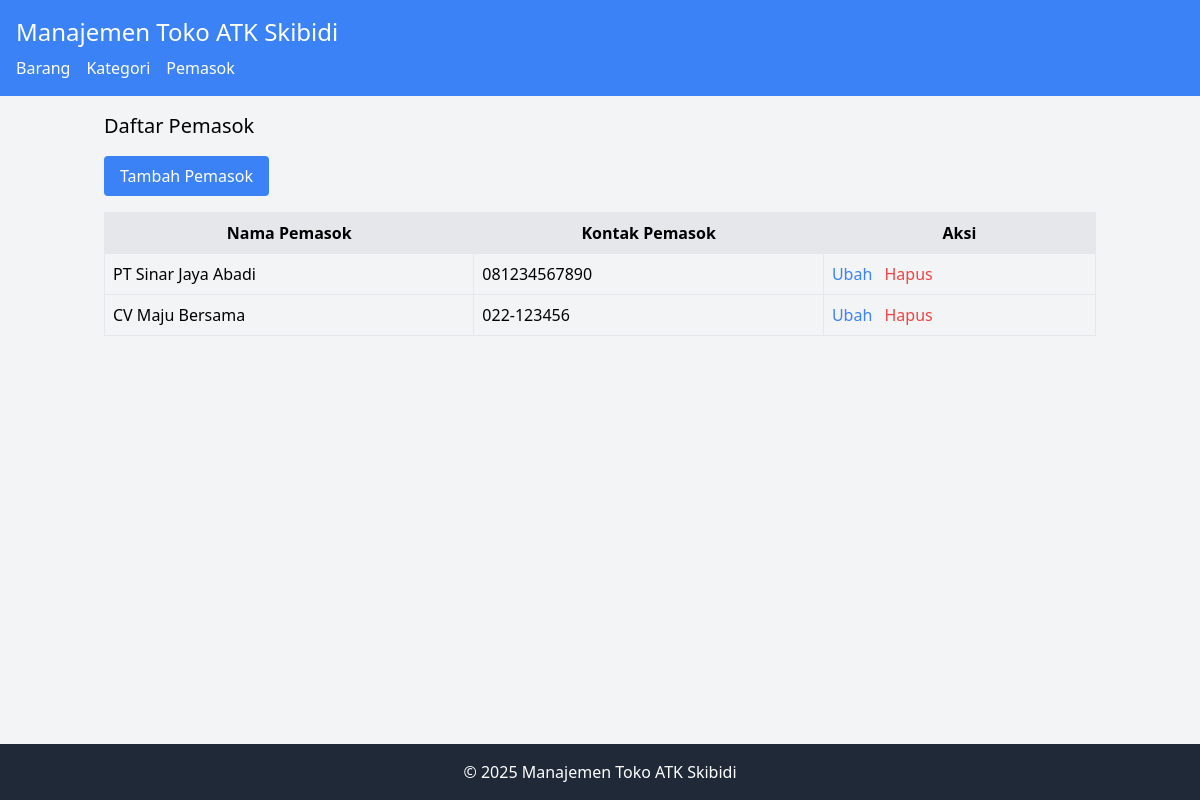
Screenshot of /index.php?entity=pemasok with the database file from the repository.
### tables this page shows
CREATE TABLE `pemasok` (
  `id` int(11) NOT NULL,
  `nama_pemasok` varchar(100) NOT NULL,
  `kontak_pemasok` varchar(50) DEFAULT NULL
);

### model/Pemasok.php (called while the page is built, shortened)
<?php
require_once 'config/Database.php';
class Pemasok {
    private $conn;
    private $table = 'pemasok';
    public function __construct() {
        $database = new Database();
        $this->conn = $database->getConnection();
    }
    public function getAll() {
        $query = "SELECT * FROM " . $this->table;
        $stmt = $this->conn->prepare($query);
        $stmt->execute();
        return $stmt->fetchAll(PDO::FETCH_ASSOC);
    }
}
?>

### config/Database.php (called while the page is built, shortened)
<?php
class Database {
    private $host = "localhost";
    private $username = "root";
    private $password = "";
    private $database = "db_toko_atk";
    public function getConnection() {
        $this->conn = null;
        try {
            $this->conn = new PDO("mysql:host=" . $this->host . ";dbname=" . $this->database, $this->username, $this->password);
            $this->conn->setAttribute(PDO::ATTR_ERRMODE, PDO::ERRMODE_EXCEPTION);
        } catch(PDOException $e) {
            echo "Koneksi gagal: " . $e->getMessage();
        }
        return $this->conn;
    }
}
?>

### viewmodel/PemasokViewModel.php (called while the page is built, shortened)
<?php
require_once 'model/Pemasok.php';
class PemasokViewModel {
    private $pemasok;
    public function __construct() {
        $this->pemasok = new Pemasok();
    }
    public function getPemasokList() {
        return $this->pemasok->getAll();
    }
}
?>

### views/pemasok_list.php (the view)
<?php
require_once 'views/template/header.php';
?>
<h2 class="text-xl mb-4">Daftar Pemasok</h2>
<a href="index.php?entity=pemasok&action=add" class="bg-blue-500 text-white px-4 py-2 rounded mb-4 inline-block">Tambah Pemasok</a>
<table class="w-full border">
    <tr class="bg-gray-200">
        <th class="border p-2">Nama Pemasok</th>
        <th class="border p-2">Kontak Pemasok</th>
        <th class="border p-2">Aksi</th>
    </tr>
    <?php foreach ($pemasokList as $p): ?>
    <tr>
        <td class="border p-2"><?php echo htmlspecialchars($p['nama_pemasok']); ?></td>
        <td class="border p-2"><?php echo htmlspecialchars($p['kontak_pemasok']); ?></td>
        <td class="border p-2">
            <a href="index.php?entity=pemasok&action=edit&id=<?php echo $p['id']; ?>" class="text-blue-500">Ubah</a>
            <a href="index.php?entity=pemasok&action=delete&id=<?php echo $p['id']; ?>" class="text-red-500 ml-2" onclick="return confirm('Apakah Anda yakin ingin menghapus?');">Hapus</a>
        </td>
    </tr>
    <?php endforeach; ?>
</table>
<?php
require_once 'views/template/footer.php';
?>

### views/template/header.php (style rules this page uses)
body { display: flex; flex-direction: column; min-height: 100vh; }

### rows the page displays
pemasok: nama_pemasok "PT Sinar Jaya Abadi", kontak_pemasok "081234567890"
pemasok: nama_pemasok "CV Maju Bersama", kontak_pemasok "022-123456"
